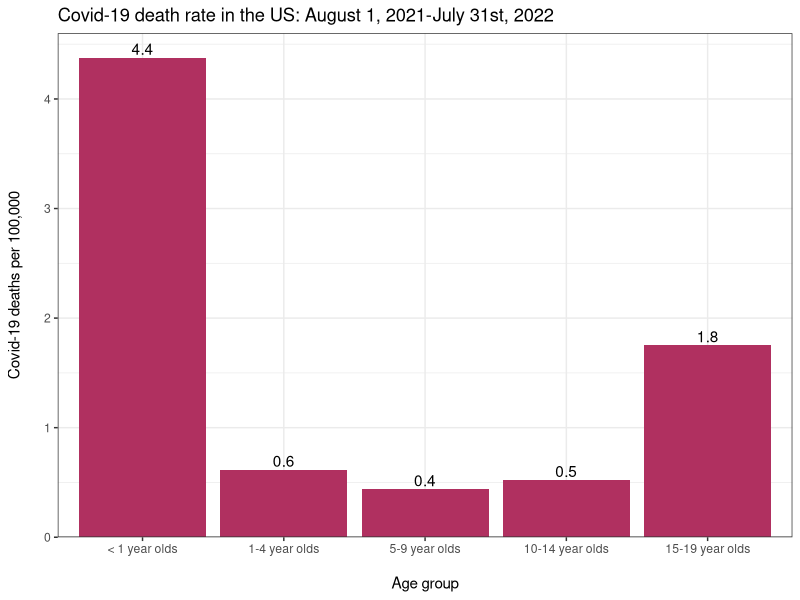
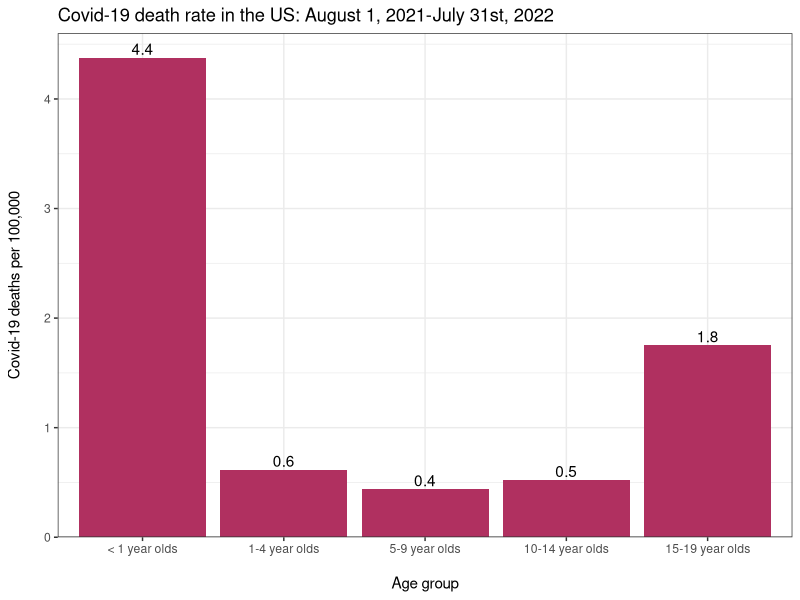

Write the R code that produced these figures, in order. (Note: this script raises an error after producing the figures.)
library(data.table)
library(tidyverse)
library(here)
library(readxl)

# US population data for 2021 comes from 
# https://www2.census.gov/programs-surveys/popest/datasets/2020-2021/national/asrh/nc-est2021-agesex-res.csv
# 

pop_us = read.csv(here("data/nc-est2021-agesex-res.csv")) %>% filter(SEX == 0) %>% 
  mutate(Age=AGE,pop_age = POPESTIMATE2021) %>%
  select(Age,pop_age) %>% filter(Age <= 100)
pop_us$pop_age[1]

sum(pop_us$pop_age[pop_us$Age <= 19])

## COVID-19 (U07.1) as an underlying cause of death for the study period
## see README.md for source of data
## see .txt files for date on which the data was accessed

covid = fread(here("data/age-cats.txt"),nrows=5) %>% select(cause=`Underlying Cause of death`,deaths=Deaths,agegroup=`Five-Year Age Groups`)
 
covid$agegroup = c("[0,1)","[1,5)","[5,10)","[10,15)","[15,20)") #,"[0-20)")
covid = left_join(covid, pop_us %>% filter(Age < 20) %>% group_by(agegroup=cut(Age,c(0,1,5,10,15,20,100),right=F)) %>%   
                    summarise(pop = sum(pop_age)),by="agegroup")
covid$rate = covid$deaths / covid$pop * 100000  
round(covid$rate,3)
sum(covid$pop)


## 2019 data on top 10 leading causes of death
wonder = rbind(
  fread(here("data/2019/0.txt"),nrows=15) %>% select(cause=`UCD - 15 Leading Causes of Death`,rate=`Crude Rate`,deaths=Deaths,pop=Population) %>% mutate(agegroup="[0,1)"),
  fread(here("data/2019/1to4.txt"),nrows=15) %>% select(cause=`UCD - 15 Leading Causes of Death`,rate=`Crude Rate`,deaths=Deaths,pop=Population) %>% mutate(agegroup="[1,5)"),
  fread(here("data/2019/5to9.txt"),nrows=14) %>% select(cause=`UCD - 15 Leading Causes of Death`,rate=`Crude Rate`,deaths=Deaths,pop=Population) %>% mutate(agegroup="[5,10)"),
  fread(here("data/2019/10to14.txt"),nrows=15) %>% select(cause=`UCD - 15 Leading Causes of Death`,rate=`Crude Rate`,deaths=Deaths,pop=Population) %>% mutate(agegroup="[10,15)"),
  fread(here("data/2019/15to19.txt"),nrows=15) %>% select(cause=`UCD - 15 Leading Causes of Death`,rate=`Crude Rate`,deaths=Deaths,pop=Population) %>% mutate(agegroup="[15,20)"))
wonder[1]
# population in 2019:
sum((wonder %>% filter(cause == "#Influenza and pneumonia (J09-J18)"))$pop) ## 2019

## 2019 data on all causes of death
wonder.allcause = rbind(
  fread(here("data/2019/0-allcause.txt"),nrows=1) %>% select(total.deaths=Deaths) %>% mutate(agegroup="[0,1)"),
  fread(here("data/2019/1to4-allcause.txt"),nrows=1) %>% select(total.deaths=Deaths) %>% mutate(agegroup="[1,5)"),
  fread(here("data/2019/5to9-allcause.txt"),nrows=1) %>% select(total.deaths=Deaths) %>% mutate(agegroup="[5,10)"),
  fread(here("data/2019/10to14-allcause.txt"),nrows=1) %>% select(total.deaths=Deaths) %>% mutate(agegroup="[10,15)"),
  fread(here("data/2019/15to19-allcause.txt"),nrows=1) %>% select(total.deaths=Deaths) %>% mutate(agegroup="[15,20)"))

wonder$rate = as.numeric(wonder$rate)
wonder = wonder[complete.cases(wonder),]
wonder$rate = round(wonder$deaths / wonder$pop * 100000,2)

#all_deaths = as.numeric(fread(here("data/2019/all-ages.txt"),nrows=1) %>% select(Deaths))

##


agegroups = levels((pop_us %>% filter(Age < 20) %>% group_by(agegroup=cut(Age,c(0,1,5,10,15,20,100),right=F)))$agegroup)

covid.plot = covid
covid.plot$agegroup = factor(covid.plot$agegroup,levels=agegroups[1:5],
                             labels = c("< 1 year olds","1-4 year olds","5-9 year olds","10-14 year olds","15-19 year olds"))

g = ggplot(covid.plot, aes(x=agegroup,y=rate))
g = g +   geom_bar(stat="identity",
           position = position_dodge2(preserve='single'),fill="maroon")  
g = g + scale_y_continuous(expand=c(0,0),limits=c(0,4.6))
g = g + labs(y = "Covid-19 deaths per 100,000\n", x="\nAge group") 
g = g + ggtitle("Covid-19 death rate in the US: August 1, 2021-July 31st, 2022")
g = g + theme_bw()
g = g +  geom_text(aes(label=round(rate,1)),vjust=-.25) #, position=position_dodge(width=0.9*86400), vjust=-0.25)

g
ggsave(g,filename = here("figures/US-death-rate-age-groups-21-22.png"),width=7,height=4)
# ggsave(g,filename = here("figures/US-death-rate-age-groups-21-22.svg"),width=7,height=4)

d = rbind(covid,wonder) %>% left_join(wonder.allcause,by="agegroup")

## for text in paper: 
## Covid-19 accounted for 0.7% (<1 year old),
## 2.5% (1-4 year olds), 3.8% (5-9 year olds), 3.5% (10-14 year olds), and 3.7% (15-19 year olds) of all causes of death by age group
pct = d %>%
  group_by(agegroup) %>% mutate(percent = round(100*deaths/total.deaths,1),
                                old.percent=deaths/sum(deaths)) %>% arrange(-percent)

pct$agegroup = factor(pct$agegroup,levels=agegroups[1:5],
                             labels = c("< 1 year olds","1-4 year olds","5-9 year olds","10-14 year olds","15-19 year olds"))

pct %>% filter(cause ==  "COVID-19") %>% arrange(agegroup)

for(ag in unique(d$agegroup)) {
  print(sprintf("Age group: %s",as.character(ag)))
  print(d %>% filter(agegroup == ag)  %>% mutate(rate=round(as.numeric(rate),1)) %>% arrange(-rate) %>% select(cause,rate,deaths))
  print(d %>% filter(agegroup == ag)  %>% mutate(rate=round(as.numeric(rate),4)) %>% arrange(-deaths) %>% select(cause,rate,deaths))
  
  print(max(diff((d %>% filter(agegroup == ag)  %>% mutate(rate=round(as.numeric(rate),1)) %>% arrange(-deaths) %>% select(cause,rate,deaths))$rate),na.rm=T))
}

d$agegroup = factor(d$agegroup,levels=agegroups)
d$cause[d$cause == "COVID-19"] = "#COVID-19 (U07.1)"


write.csv(d %>% group_by(agegroup) %>% mutate(rate=round(as.numeric(rate),1)) %>% drop_na() %>%
#            mutate(rank =  rank(-rate,ties.method="min"))  %>% filter(rank <= 10) %>% 
            mutate(rank =  rank(-deaths,ties.method="min"))  %>% filter(rank <= 10) %>% 
            mutate(percent=round(deaths/total.deaths * 100,1)) %>% 
            arrange(agegroup,-deaths) %>% select(cause,rate,deaths,rank,percent,
                                                 agegroup),
          file=here("results/WONDER-agegroups-2021-22.csv"),row.names=F)

## text in manuscript:
## ranks are: #7 (<1 year old), #7 (1-4 year olds), #6 (5-9 year olds), #6 (10-14 year olds), and #5 (15-19 year olds). 
d %>% group_by(agegroup) %>% mutate(rate=round(as.numeric(rate),1)) %>% drop_na() %>%
  # mutate(rank =  rank(-rate,ties.method="min")) %>% arrange(agegroup,-deaths) %>% filter(grepl("COVID",cause)) %>% arrange(cause)
  mutate(rank =  rank(-deaths,ties.method="min")) %>% arrange(agegroup,-deaths) %>% filter(grepl("COVID",cause)) %>% arrange(cause)

### todo: refactor this code so that it is part of the code above!
### compare to other leading causes of death: ages 0-19 together

covid0_19 = fread(here("data/age-cats.txt"),nrows=6)[6] %>% select(cause=`Underlying Cause of death`,deaths=Deaths) %>%
  mutate(agegroup="[0,20)")

covid0_19$pop = as.numeric(pop_us %>% filter(Age < 20) %>% summarise(pop = sum(pop_age)))
covid0_19$rate = covid0_19$deaths / covid0_19$pop * 100000
sum(covid0_19$pop)


allcause0to19 = fread(here("data/2019/0to19-allcause.txt"),nrows=1) %>% 
 select(total.deaths=Deaths) %>% mutate(agegroup="[0,20)")
d = rbind(
  fread(here("data/2019/0to19.txt"),nrows=15) %>% select(cause=`UCD - 15 Leading Causes of Death`,rate=`Crude Rate`,deaths=Deaths,pop=Population) %>% 
    mutate(agegroup="[0,20)"),covid0_19) %>% left_join(allcause0to19,by="agegroup")

which(round(d$rate,1) != round(d$deaths/d$pop*100000,1))
d

pct = d %>%
  group_by(agegroup) %>% mutate(percent = deaths/total.deaths) %>% arrange(-percent)
pct %>%  arrange(agegroup)

d$cause[d$cause == "COVID-19"] = "#COVID-19 (U07.1)"

print(d %>% mutate(rate=round(as.numeric(rate),2),
                   rank =  rank(-deaths,ties.method="min")) %>% arrange(-deaths))

write.csv(d %>% filter(agegroup == "[0,20)") %>% mutate(rate=round(as.numeric(rate),1)) %>% drop_na() %>%
            mutate(rank =  rank(-deaths,ties.method="min")) %>% 
            filter(rank <= 10) %>% mutate(
              percent=round(deaths/total.deaths*100,1)
              ) %>% 
            arrange(-deaths) %>% select(cause,rate,deaths,rank,percent), file = here("results/WONDER-0-19.csv"),row.names=F)


d = rbind(
  fread(here("data/2019/infectious.txt"),nrows=15) %>% 
    select(cause=`UCD - ICD-10 113 Cause List`,rate=`Crude Rate`,deaths=Deaths,
           pop=Population) %>% mutate(agegroup="[0,20)"),covid0_19)
d %>% filter(cause == "#Septicemia (A40-A41)")
d$rate = round(d$deaths / d$pop * 100000  ,2)

write.csv(d %>% filter(agegroup == "[0,20)") %>% group_by(agegroup)  %>% drop_na() %>% select(-pop) %>%
            mutate(rank =  rank(-deaths,ties.method="min")) %>% arrange(agegroup,-deaths),file = here("results/WONDER-0-19-infectious.csv"),row.names=F)

